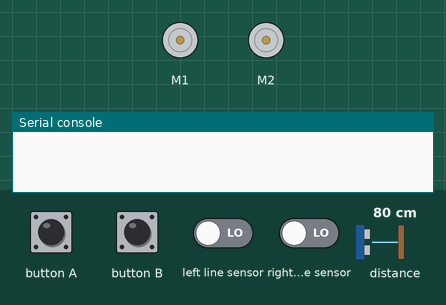
Simulated run of this program. Board: BBC micro:bit (MakeCode). Parts: 2 × DC motor (green arrow = forward, orange = backward, longer = faster), the last lines printed to the serial console. Inputs (shaded band) come from the test bench; at power-on: left line sensor LOW, distance to the obstacle 80 cm, right line sensor LOW. Data-log rows are listed on the console.

Above: at 1.2 s.
1.3 s: button A pressed for 0.15 s
At 2.1 s:
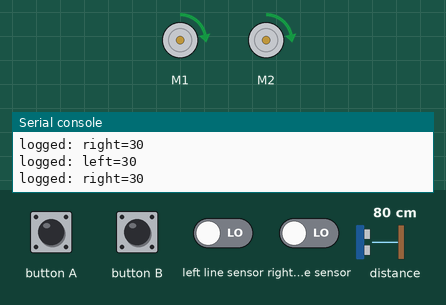
2.9 s: left line sensor driven HIGH
At 3.5 s:
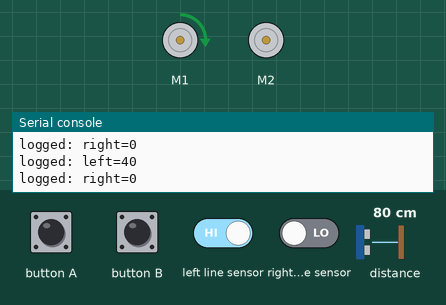
4.4 s: distance to the obstacle set to 6 cm
5.9 s: distance to the obstacle set to 3 cm
At 7.0 s:
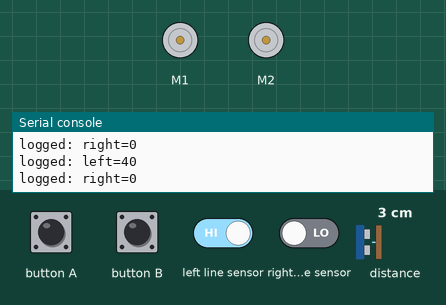
Timing chart, 0 to 8.4 s (numbered marks = the images above; inputs shaded):
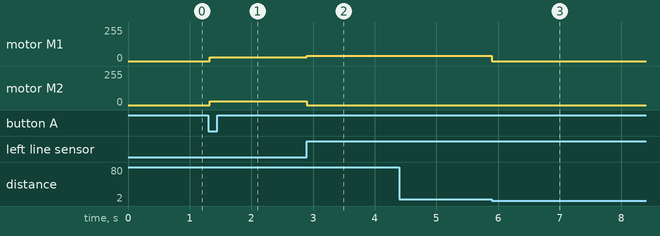

Measured:
- the behaviour switches between 5 and 4 cm on distance to the obstacle (found by bisection; images 2 and 3)
- after the input at 1.3 s, motor M1, motor M2: stopped → forward 30/255 at once
- after the input at 2.9 s, motor M1: forward 30/255 → forward 40/255 at once; motor M2: forward 30/255 → stopped at once
- after the input at 5.9 s, motor M1: forward 40/255 → stopped at once

The program:

main.ts
```typescript
//  Limite pour éviter l'intégration excessive
function constrain(value: number, min_val: number, max_val: number): number {
    //  Contraint une valeur dans une plage donnée.
    return Math.max(Math.min(value, max_val), min_val)
}

let right_speed = 0
let left_speed = 0
let correction = 0
let derivative = 0
let integral = 0
let previous_error = 0
let error = 0
let input_buton = false
datalogger.setColumnTitles("left", "right")
// Attention modifier la vitesse de base avec prudence maximum 40 (a partire de 30 l'éfficacité de la correction n'est plus assuré)
let base_speed = 30
let Kp = 110
let Ki = 9
let Kd = 40
// MAX_SPEED peut etre augmenté de manière significative mais pas trop non plus pour évité
//  Les wind-up (fait que l'inégrale augmente trop, trop rapidement)
let MAX_SPEED = 40
let INTEGRAL_LIMIT = 20
//  Temps limite en millisecondes (15 secondes)
let TIME_LIMIT = 15000
let start_time = control.millis()
//  Chronomètre initialisé au démarrage
//  Distance minimale pour détecter un obstacle en centimètres
let MIN_DISTANCE = 5
basic.forever(function on_forever() {
    let Kp_temps: number;
    let input_buton2: boolean;
    let MIN_SPEED: number;
    let distance: number;

    //  Si le bouton A est préssé, input_buton passe a True
    //  et permet au programme présent dans la boucle
    //  while de s'activer
    // Ici le code de modification du PID en fonction du temps:
    if (control.millis() - start_time <= 10000) {
        Kp_temps = Kp / 2
    } else {
        Kp_temps = Kp
    }

    if (input.buttonIsPressed(Button.A) == true) {
        start_time = control.millis()
        input_buton2 = true
    }

    if (input.buttonIsPressed(Button.A) == true && input.buttonIsPressed(Button.B) == true) {
        control.reset()
    }

    while (input_buton2 == true) {
        MIN_SPEED = 0
        //  Chronomètre : Arrêter le robot au bout du temps limite
        //  control.millis() - start_time équivaut au temps actuel
        if (control.millis() - start_time >= TIME_LIMIT) {
            maqueen.motorStop(maqueen.Motors.All)
            basic.showIcon(IconNames.Square)
            return
        }

        //  Arrête l'exécution de la fonction
        //  Détection des obstacles avec le capteur à ultrasons
        distance = maqueen.Ultrasonic()
        if (distance < MIN_DISTANCE) {
            maqueen.motorStop(maqueen.Motors.All)
            return
        }

        //  Arrête l'exécution de la fonction pour éviter les collisions
        //  Détection des capteurs de ligne
        if (maqueen.readPatrol(maqueen.Patrol.PatrolLeft) == 1 && maqueen.readPatrol(maqueen.Patrol.PatrolRight) == 0) {
            error = -1
        } else if (maqueen.readPatrol(maqueen.Patrol.PatrolLeft) == 0 && maqueen.readPatrol(maqueen.Patrol.PatrolRight) == 1) {
            error = 1
        } else if (maqueen.readPatrol(maqueen.Patrol.PatrolLeft) == 1 && maqueen.readPatrol(maqueen.Patrol.PatrolRight) == 1) {
            error = 0
        } else {
            error = previous_error
        }

        //  Maintient de l'erreur précédente si aucune ligne détectée
        //  PID
        integral += error
        integral = constrain(integral, 0 - INTEGRAL_LIMIT, INTEGRAL_LIMIT)
        //  Anti-windup
        derivative = error - previous_error
        correction = constrain(Kp * error + Ki * integral + Kd * derivative, 0 - MAX_SPEED, MAX_SPEED)
        //  Calcul des vitesses
        left_speed = constrain(base_speed - correction, MIN_SPEED, MAX_SPEED)
        right_speed = constrain(base_speed + correction, MIN_SPEED, MAX_SPEED)
        //  Envoi aux moteurs
        if (left_speed >= 0) {
            maqueen.motorRun(maqueen.Motors.M1, maqueen.Dir.CW, left_speed)
        } else {
            maqueen.motorRun(maqueen.Motors.M1, maqueen.Dir.CCW, Math.abs(left_speed))
        }

        if (right_speed >= 0) {
            maqueen.motorRun(maqueen.Motors.M2, maqueen.Dir.CW, right_speed)
        } else {
            maqueen.motorRun(maqueen.Motors.M2, maqueen.Dir.CCW, Math.abs(right_speed))
        }

        //  Enregistrement des données
        datalogger.log(datalogger.createCV("left", left_speed))
        datalogger.log(datalogger.createCV("right", right_speed))
        //  Mise à jour de l'erreur précédente
        previous_error = error
    }
})
```

test.ts
```typescript
// les tests vont ici ; cela ne sera pas compilé si ce paquet est utilisé en tant qu'extension.
```
